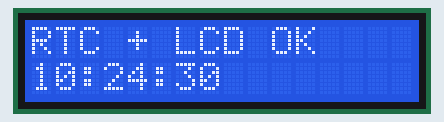
The sketch below on a simulated Arduino Uno, built with avr-gcc and run on an emulated ATmega328P. Shown: 16×2 character LCD. The local clock reads 2024-03-15 10:24:30 at power-on unless the sketch sets it.

Above: at 0.1 s.
At 4.2 s:
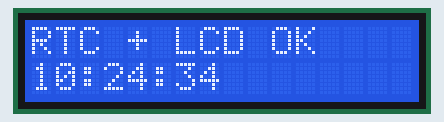
At 9.2 s:
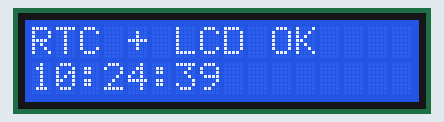
At 19.3 s:
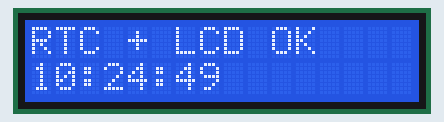
At 28.4 s:
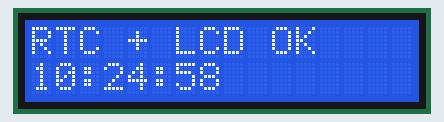
At 38.5 s:
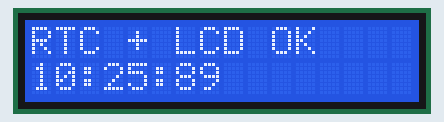

The sketch:

lcd_test.ino
```cpp
#include <Wire.h>
#include <LiquidCrystal_I2C.h>
#include <RTClib.h>   // For DS3231/DS1307

LiquidCrystal_I2C lcd(0x27, 16, 2);  // Change to 0x3F if needed
RTC_DS3231 rtc;

void setup() {
  Wire.begin();       // Start I2C on pins 20/21
  lcd.init();
  lcd.backlight();

  if (!rtc.begin()) {
    lcd.print("RTC not found!");
    while (1);
  }

  lcd.setCursor(0, 0);
  lcd.print("RTC + LCD OK");
}

void loop() {
  DateTime now = rtc.now();

  lcd.setCursor(0, 1);
  lcd.print(now.hour());
  lcd.print(":");
  lcd.print(now.minute());
  lcd.print(":");
  lcd.print(now.second());

  delay(1000);
}
```

Measured:
- what the display in image 1 shows lasts 1.0 s, from 4.1 s to 5.1 s
